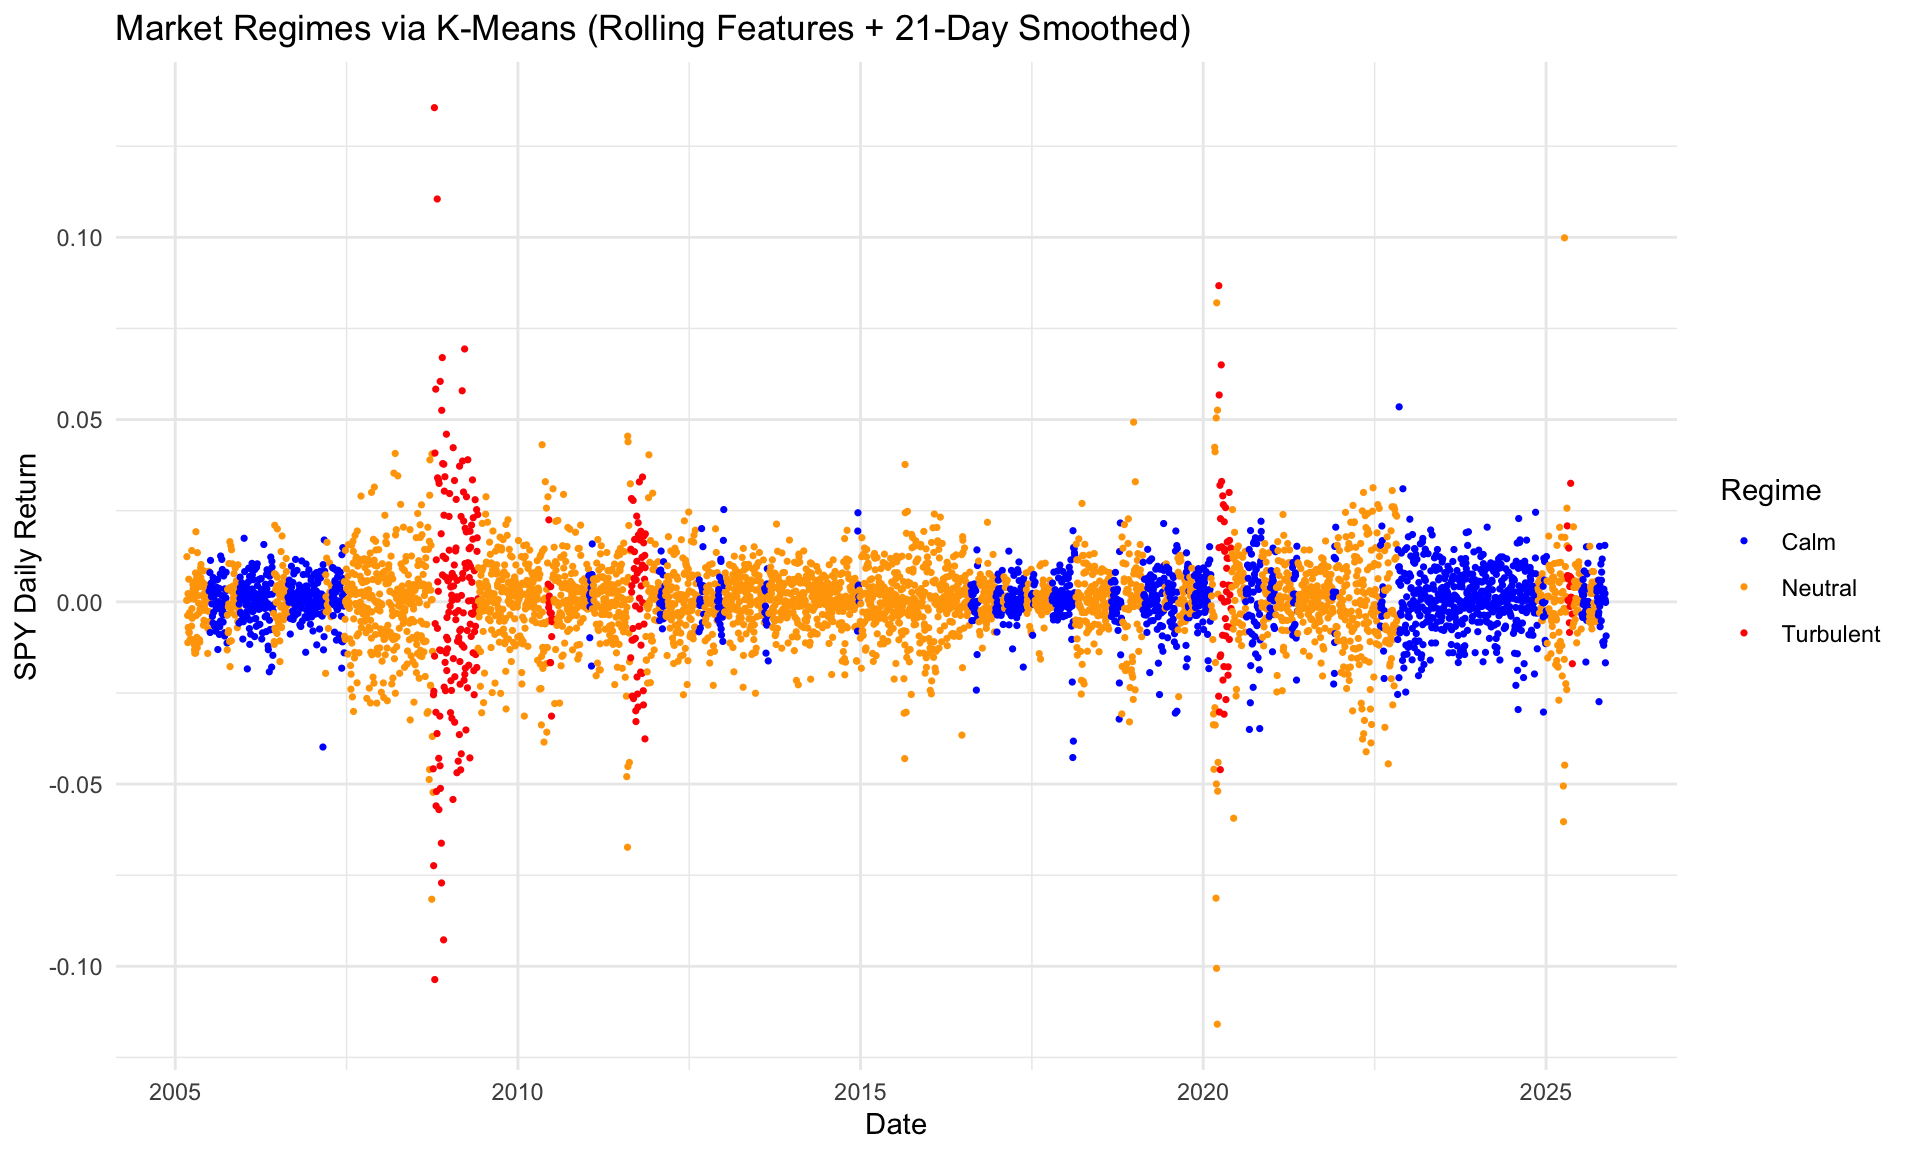

R code for this plot:

#### STEP 0: Load Libraries
suppressPackageStartupMessages({
  library(quantmod)
  library(dplyr)
  library(lubridate)
  library(zoo)
  library(tidyr)
  library(recipes)
  library(factoextra)
  library(ggplot2)
})

from <- as.Date("2005-01-01")
to   <- Sys.Date()

# --- 1a) SPY Prices ---
SPY_xts <- getSymbols("SPY", src = "yahoo", from = from, to = to,
                      auto.assign = FALSE)
spy_px <- Ad(SPY_xts)
colnames(spy_px) <- "SPY"

# --- 1b) VIX ---
vix_xts <- getSymbols("^VIX", src = "yahoo", from = from, to = to,
                      auto.assign = FALSE)
vix_lvl <- Cl(vix_xts)
colnames(vix_lvl) <- "VIX"
vix_lvl <- na.locf(vix_lvl, maxgap = 3)

# --- 1c) Treasury Yields (TNX = 10y, IRX = 3m) ---
y10 <- getSymbols("^TNX", src = "yahoo", from = from, to = to,
                  auto.assign = FALSE) |> Cl() / 100
y3m <- getSymbols("^IRX", src = "yahoo", from = from, to = to,
                  auto.assign = FALSE) |> Cl() / 100
colnames(y10) <- "Y10"
colnames(y3m) <- "Y3M"

y10 <- na.locf(y10, maxgap = 5)
y3m <- na.locf(y3m, maxgap = 5)

# --- 1d) Merge on SPY trading days ---
idx <- index(spy_px)

merged <- merge(spy_px, vix_lvl, y10, y3m, join = "right")
merged <- merged[idx]

# Convert to tidy
df <- merged %>%
  na.omit() %>%
  as.data.frame() %>%
  tibble::rownames_to_column("Date") %>%
  mutate(
    Date = as.Date(Date),
    r_t = log(SPY / lag(SPY)),
    term_spread = Y10 - Y3M
  ) %>%
  drop_na(r_t)

cat("Data Loaded → Rows:", nrow(df), " Range:", range(df$Date), "\n")


df_feat21 <- df %>%
  arrange(Date) %>%
  mutate(
    # 21-day rolling volatility (annualized)
    rv_21 = rollapply(r_t, 21, sd, fill = NA, align = "right") * sqrt(252),
    
    # 21-day mean VIX
    VIX_21 = rollapply(VIX, 21, mean, fill = NA, align = "right"),
    
    # daily VIX change
    dVIX = c(NA, diff(VIX)),
    
    # 21-day rolling correlation (SPY return vs ΔVIX)
    corr_21 = rollapply(
      cbind(r_t, dVIX),                 # FIXED (always 2 columns)
      21,
      FUN = function(x) cor(x[,1], x[,2], use = "complete.obs"),
      by.column = FALSE,
      align = "right",
      fill = NA
    )
  ) %>%
  select(Date, r_t, rv_21, VIX_21, corr_21, term_spread) %>%
  drop_na()

df_cluster21 <- df_feat21 %>%
  select(rv_21, VIX_21, corr_21, term_spread)

rec21 <- recipe(~ ., df_cluster21) %>%
  step_center(all_predictors()) %>%
  step_scale(all_predictors()) %>%
  prep()

Z21 <- bake(rec21, df_cluster21)

set.seed(123)
km21 <- kmeans(Z21, centers = 3, nstart = 50, iter.max = 1000)

df_feat21$cluster <- km21$cluster

# Profile clusters
cluster_summary21 <- df_feat21 %>%
  group_by(cluster) %>%
  summarise(across(c(rv_21, VIX_21, corr_21, term_spread), mean))

print(cluster_summary21)

# Map clusters → regimes by volatility ranking
prof21 <- cluster_summary21 %>% arrange(rv_21)
mapping21 <- setNames(c("Calm", "Neutral", "Turbulent"), prof21$cluster)

df_feat21$regime_raw <- mapping21[as.character(df_feat21$cluster)]



df_feat21$regime_num <- case_when(
  df_feat21$regime_raw == "Calm" ~ 1,
  df_feat21$regime_raw == "Neutral" ~ 2,
  df_feat21$regime_raw == "Turbulent" ~ 3
)

roll_majority <- function(x) {
  x <- x[!is.na(x)]
  if (length(x) == 0) return(NA)
  as.numeric(names(sort(table(x), decreasing = TRUE)[1]))
}

df_feat21$regime_smooth_num <- rollapply(
  df_feat21$regime_num,
  width = 21,
  FUN = roll_majority,
  fill = NA,
  align = "right"
)

df_feat21$regime_smooth <- case_when(
  df_feat21$regime_smooth_num == 1 ~ "Calm",
  df_feat21$regime_smooth_num == 2 ~ "Neutral",
  df_feat21$regime_smooth_num == 3 ~ "Turbulent"
)

df_feat21_clean <- df_feat21 %>% drop_na(regime_smooth)


ggplot(df_feat21_clean, aes(Date, r_t)) +
  geom_point(aes(color = regime_smooth), size = 0.6) +
  scale_color_manual(values = c(
    "Calm" = "blue",
    "Neutral" = "orange",
    "Turbulent" = "red"
  )) +
  labs(
    title = "Market Regimes via K-Means (Rolling Features + 21-Day Smoothed)",
    y = "SPY Daily Return",
    color = "Regime"
  ) +
  theme_minimal()
